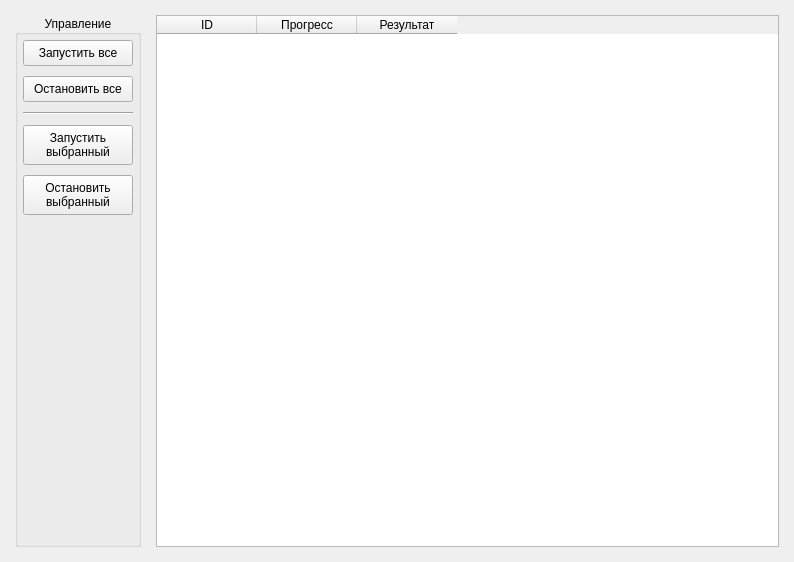
<?xml version="1.0" encoding="UTF-8"?>
<ui version="4.0">
 <class>MainWindow</class>
 <widget class="QMainWindow" name="MainWindow">
  <property name="geometry">
   <rect>
    <x>0</x>
    <y>0</y>
    <width>794</width>
    <height>562</height>
   </rect>
  </property>
  <property name="windowTitle">
   <string>Многопоточность</string>
  </property>
  <widget class="QWidget" name="centralwidget">
   <layout class="QGridLayout" name="gridLayout">
    <property name="leftMargin">
     <number>15</number>
    </property>
    <property name="topMargin">
     <number>15</number>
    </property>
    <property name="rightMargin">
     <number>15</number>
    </property>
    <property name="bottomMargin">
     <number>15</number>
    </property>
    <property name="horizontalSpacing">
     <number>15</number>
    </property>
    <item row="0" column="1">
     <widget class="QTableWidget" name="table">
      <property name="editTriggers">
       <set>QAbstractItemView::NoEditTriggers</set>
      </property>
      <property name="selectionMode">
       <enum>QAbstractItemView::SingleSelection</enum>
      </property>
      <property name="selectionBehavior">
       <enum>QAbstractItemView::SelectRows</enum>
      </property>
      <attribute name="verticalHeaderVisible">
       <bool>false</bool>
      </attribute>
      <column>
       <property name="text">
        <string>ID</string>
       </property>
      </column>
      <column>
       <property name="text">
        <string>Прогресс</string>
       </property>
      </column>
      <column>
       <property name="text">
        <string>Результат</string>
       </property>
      </column>
     </widget>
    </item>
    <item row="0" column="0">
     <widget class="QGroupBox" name="groupBox">
      <property name="styleSheet">
       <string notr="true">QPushButton {
	padding: 5px 10px;
}</string>
      </property>
      <property name="title">
       <string>Управление</string>
      </property>
      <property name="alignment">
       <set>Qt::AlignCenter</set>
      </property>
      <layout class="QVBoxLayout" name="verticalLayout">
       <property name="spacing">
        <number>10</number>
       </property>
       <property name="leftMargin">
        <number>5</number>
       </property>
       <property name="topMargin">
        <number>5</number>
       </property>
       <property name="rightMargin">
        <number>5</number>
       </property>
       <property name="bottomMargin">
        <number>5</number>
       </property>
       <item>
        <widget class="QPushButton" name="btn_runAll">
         <property name="text">
          <string>Запустить все</string>
         </property>
        </widget>
       </item>
       <item>
        <widget class="QPushButton" name="btn_stopAll">
         <property name="text">
          <string>Остановить все</string>
         </property>
        </widget>
       </item>
       <item>
        <widget class="Line" name="line">
         <property name="orientation">
          <enum>Qt::Horizontal</enum>
         </property>
        </widget>
       </item>
       <item>
        <widget class="QPushButton" name="btn_runOne">
         <property name="text">
          <string>Запустить
выбранный</string>
         </property>
        </widget>
       </item>
       <item>
        <widget class="QPushButton" name="btn_stopOne">
         <property name="text">
          <string>Остановить
выбранный</string>
         </property>
        </widget>
       </item>
       <item>
        <spacer name="verticalSpacer">
         <property name="orientation">
          <enum>Qt::Vertical</enum>
         </property>
         <property name="sizeHint" stdset="0">
          <size>
           <width>20</width>
           <height>40</height>
          </size>
         </property>
        </spacer>
       </item>
      </layout>
     </widget>
    </item>
   </layout>
  </widget>
 </widget>
 <resources/>
 <connections/>
</ui>
